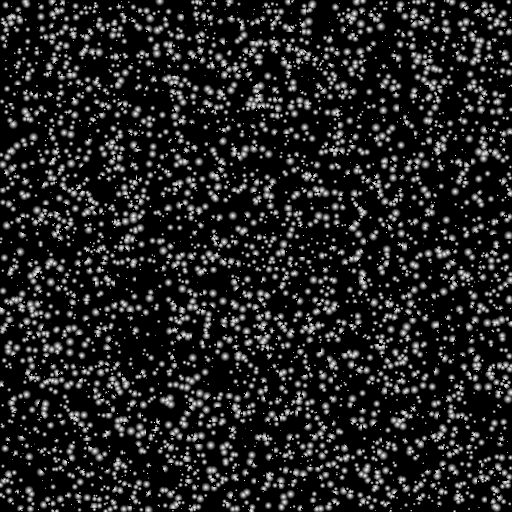
#> input picture clouds2/low_test_image.png, 512 x 512 px; the run also reads 1 picture not shown here
$ python generate_weather_map2.py low_test_image.png feafd.png
#> lines starting #> are read from the running program, lines starting #| are printed output that depends on the picture
import numpy as np
from PIL import Image
import sys

if (len(sys.argv) < 3):
	print(f"USAGE: {sys.argv[0]} coverage_file cloud_type")
	sys.exit()

LOW_COVERAGE_IMG = sys.argv[1]
HIGH_COVERAGE_IMG = sys.argv[2]

SIZE = 512
img = np.empty((SIZE, SIZE, 4), np.uint8)
img[..., 0] = np.array(Image.open(LOW_COVERAGE_IMG))
img[..., 1] = np.array(Image.open(HIGH_COVERAGE_IMG))
img[..., 2] = 255 # height one for now
img[..., 3] = (.5 * 255) # grayish density
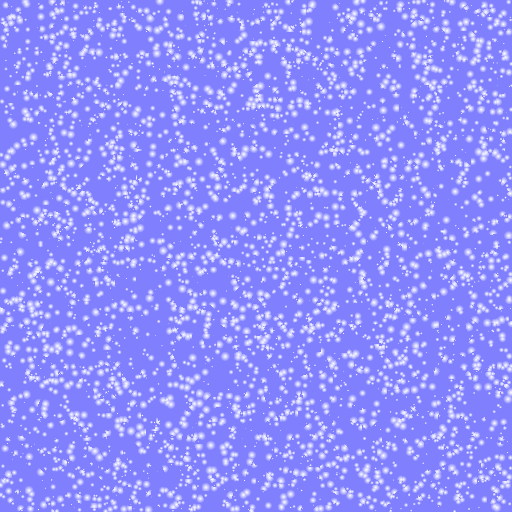
#> img: shape (512, 512, 4); mean R, G, B, A 34.8, 34.8, 255, 127; transparent parts drawn white

with open('weather_data_2.raw', 'wb') as f:
	f.write(np.array([SIZE, SIZE, 4], np.int32).tobytes())
	f.write(img.tobytes())
print('DONE')
